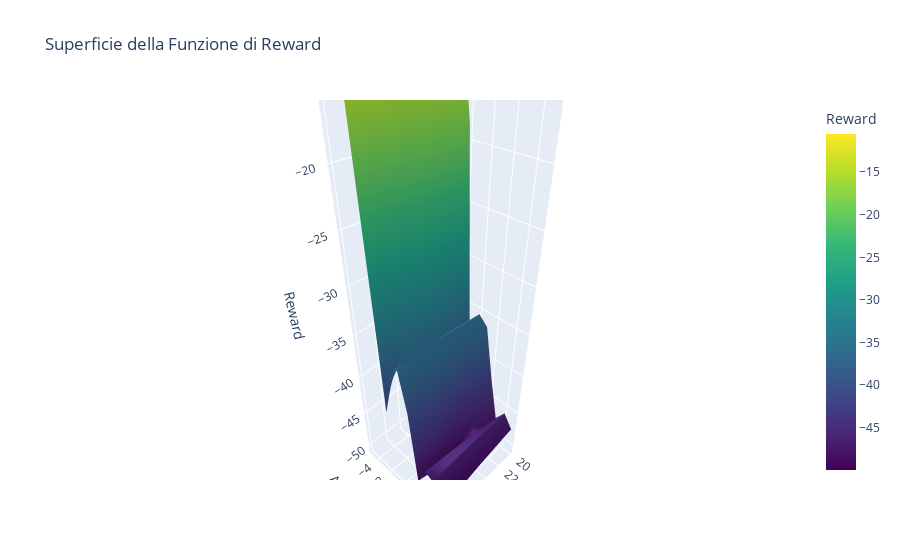

Notebook code for this chart:
### Code cell
import plotly.graph_objects as go
import numpy as np

# Assumiamo che x_vals, y_vals e reward_values siano già definiti
x_vals = [action[0] for action in testActions]
y_vals = [action[1] for action in testActions]
reward_values = [expectedSafeReward(action, kinematicModel, r1, r2, r3, r4, r5, r6, False) for action in testActions]

# Creiamo una griglia per la superficie
x_vals = np.array(x_vals)
y_vals = np.array(y_vals)
z_vals = np.array(reward_values)

# Creiamo una meshgrid per la superficie
x_grid, y_grid = np.meshgrid(np.unique(x_vals), np.unique(y_vals))
z_grid = z_vals.reshape(len(np.unique(y_vals)), len(np.unique(x_vals)))

# Creiamo la superficie
fig = go.Figure(data=[go.Surface(
    x=x_grid,  # x-axis data (velocità)
    y=y_grid,  # y-axis data (angolo di sterzo)
    z=z_grid,  # z-axis data (reward values)
    colorscale='Viridis',  # colormap
    colorbar=dict(title="Reward")  # colorbar legend
)])

# Aggiorniamo il layout per aggiungere titoli e un titolo al grafico
fig.update_layout(
    scene=dict(
        xaxis_title="Velocità",  # x-axis title
        yaxis_title="Angolo di Sterzo",  # y-axis title
        zaxis_title="Reward"  # z-axis title
    ),
    title="Superficie della Funzione di Reward"
)

# Mostra il grafico interattivo
fig.show()

### Figure 1 — Plotly figure (JSON) as saved in the notebook; plotly's stock layout.template omitted (floating-point values rounded to 4 significant figures)
{"data": [{"colorbar": {"title": {"text": "Reward"}}, "colorscale": [[0, "#440154"], [0.1111, "#482878"], [0.2222, "#3e4989"], [0.3333, "#31688e"], [0.4444, "#26828e"], [0.5556, "#1f9e89"], [0.6667, "#35b779"], [0.7778, "#6ece58"], [0.8889, "#b5de2b"], [1, "#fde725"]], "type": "surface", "x": [[20, 25, 30], [20, 25, 30], [20, 25, 30], [20, 25, 30], [20, 25, 30], [20, 25, 30], [20, 25, 30], [20, 25, 30], [20, 25, 30], [20, 25, 30], [20, 25, 30]], "y": [[-5, -5, -5], [-4, -4, -4], [-3, -3, -3], [-2, -2, -2], [-1, -1, -1], [0, 0, 0], [1, 1, 1], [2, 2, 2], [3, 3, 3], [4, 4, 4], [5, 5, 5]], "z": [[-22.61, -18.7, -15.33], [-12.73, -11.08, -10.52], [-11.08, -12.73, -15.33], [-18.7, -22.61, -42.33], [-39.98, -37.97, -36.43], [-35.47, -35.14, -35.47], [-36.43, -37.97, -39.98], [-42.33, -49.98, -48.61], [-47.47, -46.61, -46.07], [-45.89, -46.07, -46.61], [-47.47, -48.61, -49.98]]}], "layout": {"scene": {"xaxis": {"title": {"text": "Velocità"}}, "yaxis": {"title": {"text": "Angolo di Sterzo"}}, "zaxis": {"title": {"text": "Reward"}}}, "title": {"text": "Superficie della Funzione di Reward"}}}
